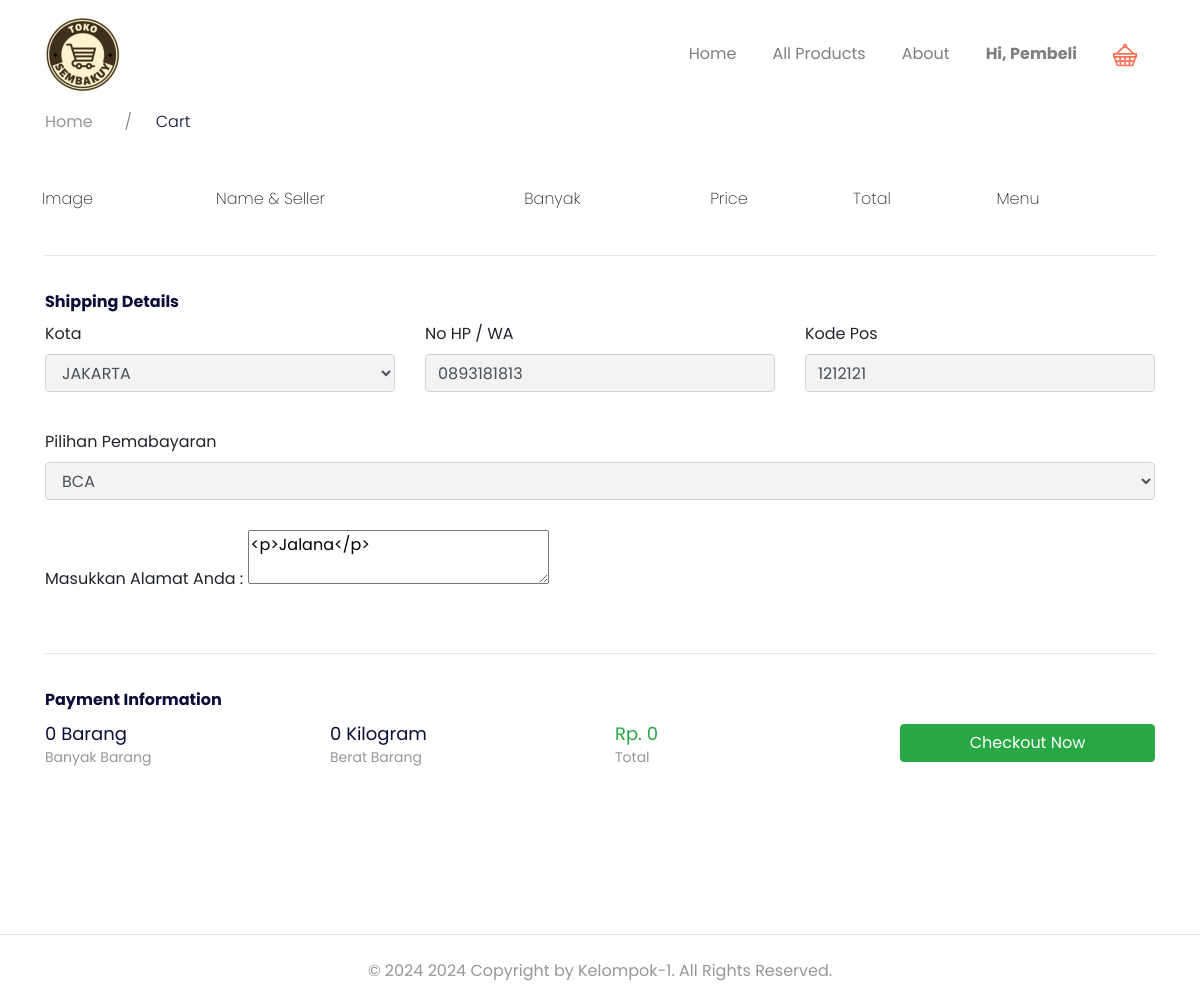
Screenshot of /cart.php (signed in) with the database file from the repository.
### tables this page shows
CREATE TABLE `users` (
  `id_user` int(11) NOT NULL,
  `name` varchar(255) NOT NULL,
  `email` varchar(255) NOT NULL,
  `password` varchar(255) NOT NULL,
  `address` text DEFAULT NULL,
  `phone_number` varchar(255) NOT NULL,
  `postal_code` varchar(191) NOT NULL,
  `roles` varchar(255) NOT NULL
);

### config/config.php (called while the page is built, shortened)
<?php
$host = 'localhost';
$user = 'root';
$password = '';
$dbname = 'imk_tugas';
$conn = mysqli_connect($host, $user, $password, $dbname);
function query($query)
{
    global $conn;
    $result = mysqli_query($conn, $query);
    $rows = [];
    while ($row = mysqli_fetch_assoc($result)) {
        $rows[] = $row;
    }
    return $rows;
}
function rows($query)
{
    global $conn;
    $result = mysqli_query($conn, $query);
    $rows = mysqli_num_rows($result);
    return $rows;
}
?>

### cart.php (the view, shortened to what this page needs)
<?php
require_once 'config/config.php';
?>
<!DOCTYPE html>
<html lang="en">
<head>
  <link href="https://unpkg.com/aos@2.3.1/dist/aos.css" rel="stylesheet" />
  <link href="assets/style/main.css" rel="stylesheet" />
</head>
<body>
  <nav
      class="navbar navbar-expand-lg navbar-light navbar-store fixed-top navbar-fixed-top"
      data-aos="fade-down"
  >
    <div class="container">
      <a href="index.php" class="navbar-brand" title="home">
        <img src="assets/images/logoN.png" class="w-50" alt="logo" />
      </a>
      <div class="collpase navbar-collapse" id="navbarResponsive">
        <ul class="navbar-nav ml-auto">
          <li class="nav-item">
            <a href="index.php" class="nav-link">Home</a>
          </li>
          <li class="nav-item">
            <a href="products.php" class="nav-link">All Products</a>
          </li>
          <li class="nav-item">
            <a href="about.php" class="nav-link">About</a>
          </li>
          <?php
          if (!isset($_SESSION["login"]) && !isset($_SESSION["user"])) : ?>
            <li class="nav-item">
              <a href="register.php" class="nav-link">Sign Up</a>
            </li>
            <li class="nav-item">
              <a
                href="login.php"
                class="btn btn-success nav-link px-4 text-white"
                >Sign In</a
              >
            </li>
          <?php else: ?>
            <li class="nav-item dropdown">
              <?php
                $id = $_SESSION["user"];
                $user = query("SELECT * FROM users WHERE id_user = $id")[0];
              ?>
                <a
                  href="#"
                  class="nav-link font-weight-bold"
                  id="navbarDropdown"
                  role="button"
                  data-toggle="dropdown"
                >
                  Hi, <?= $user["name"]; ?>
                </a>
            </li>
            <li class="nav-item">
              <?php
                $id = $user["id_user"];
                $carts = rows("SELECT * FROM carts WHERE user_id = $id");
              ?>
              <?php if ($carts >= 1) : ?>
                <a href="cart.php" class="nav-link d-inline-block">
                  <img
                    src="assets/images/shopping-cart-filled.svg"
                    alt="cart-empty"
                  />
                  <div class="cart-badge"><?= $carts; ?></div>
                </a>
              <?php else : ?>
                <a href="cart.php" class="nav-link d-inline-block">
                  <img
                    src="assets/images/icon-cart-empty.svg"
                    alt="cart-empty"
                  />
                </a>
              <?php endif; ?>
            </li>
          <?php endif;?>
        </ul>
      </div>
    </div>
  </nav>
  <div class="page-content page-cart">
    <section class="store-breadcrumb" data-aos="fade-down" data-aos-delay="100">
      <div class="container">
        <div class="row">
          <div class="col-12">
            <nav>
              <ol class="breadcrumb bg-transparent">
                <li class="breadcrumb-item">
                  <a href="/index.html">Home</a>
                </li>
                <li class="breadcrumb-item active">
                  Cart
                </li>
              </ol>
            </nav>
          </div>
        </div>
      </div>
    </section>
    <section class="store-cart">
      <div class="container">
        <div class="row" data-aos="fade-up" data-aos-delay="100">
          <div class="col-12 table-responsive">
            <table class="table table-borderless table-cart">
              <thead>
                <tr>
                  <th>Image</th>
                  <th>Name &amp; Seller</th>
                  <th>Banyak</th>
                  <th>Price</th>
                  <th>Total</th>
                  <th>Menu</th>
                </tr>
              </thead>
              <?php
                $banyak = 0;
                $berat = 0;
                $total = 0;
                ?>
            </table>
          </div>
        </div>
        <form action="" method="POST">
          <div class="row" data-aos="fade-up" data-aos-delay="150">
            <div class="col-12">
              <hr>
            </div>
            <div class="col-12">
              <h2>
                Shipping Details
              </h2>
            </div>
          </div>
          <div class="row mb-2" data-aos="fade-up" data-aos-delay="200">
            <div class="col-md-4">
              <div class="form-group">
                <label for="city">Kota</label>
                <select name="city" id="city" class="form-control" required>
                  <option value="JAKARTA">JAKARTA</option>
                </select>
              </div>
            </div>
            <div class="col-md-4">
              <div class="form-group">
                <label for="phone_number">No HP / WA</label>
                <input type="tel" name="phone_number" id="phone_number" class="form-control form-store" value="<?= $user["phone_number"] ?? ''; ?>" required>
              </div>
            </div>
            <div class="col-md-4">
              <div class="form-group">
                <label for="zip_code">Kode Pos</label>
                <input type="number" name="zip_code" id="zip_code" required value="<?= $user["postal_code"] ?? ''; ?>" class="form-control form-store">
              </div>
            </div>
            <div class="col-md-12 mt-2">
              <div class="form-group">
              <label for="rekening">Pilihan Pemabayaran</label>
                  <?php
                    $rekening = query("SELECT * FROM rekening_numbers");
                  ?>
                  <select name="rekening" id="rekening" class="form-control">
                    <?php foreach ($rekening as $r) : ?>
                      <option value="<?= $r["id_rekening"]; ?>"><?= $r["bank_name"]; ?></option>
                    <?php endforeach; ?>
                  </select>
              </div>
            </div>
            <?php if ($berat >= 10000) : ?>
              <div class="col-md-12 text-center my-4" id="alert-berat">
                <h5>Berat barang anda lebih dari <strong>10 Kilogram</strong></h5>
                <p class="text-muted">Apakah barang anda ingin di antar kami ?</p>
                <div class="custom-control custom-radio custom-control-inline">
                  <input type="radio" id="radioTrue" value="1" name="delivered" class="custom-control-input">
                  <label class="custom-control-label" for="radioTrue">Ya, Antar</label>
                </div>
                <div class="custom-control custom-radio custom-control-inline">
                  <input type="radio" id="radioFalse" value="0" name="delivered" class="custom-control-input">
                  <label class="custom-control-label" for="radioFalse">Tidak, Terimakasih</label>
                </div>
              </div>
              <?php else : ?>
              <div class="col-md-12">
                <div class="form-group">
                  <label for="alamat">Masukkan Alamat Anda :</label>
                  <textarea name="alamat" id="editor"><?= $user["address"] ?? ''; ?></textarea>
                </div>
              </div>
              <?php endif; ?>
          </div>
          <div class="row" data-aos="fade-up" data-aos-delay="150">
            <div class="col-12">
              <hr>
            </div>
            <div class="col-12">
              <h2 class="mb-2">
                Payment Information
              </h2>
            </div>
          </div>
          <div class="row justify-content-center" data-aos="fade-up" data-aos-delay="200">
            <div class="col-4 col-md-3">
              <div class="product-title"><?= number_format($banyak); ?> Barang</div>
              <div class="product-subtitle mb-3">Banyak Barang</div>
            </div>
            <div class="col-4 col-md-3">
              <div class="product-title"><?= $berat / 1000; ?> Kilogram</div>
              <div class="product-subtitle">Berat Barang</div>
            </div>
            <div class="col-4 col-md-3">
              <div class="product-title text-success">Rp. <?= number_format($total); ?></div>
              <div class="product-subtitle">Total</div>
            </div>
            <div class="col-8 col-md-3">
              <button type="submit" name="checkout" class="btn btn-success btn-block px-4 mt-1">Checkout Now</button>
            </div>
          </div>
        </form>
      </div>
    </section>
  </div>
    <footer>
      <div class=" container">
        <div class="row">
          <div class="col-12">
            <p class="pt-4 pb-2">&copy; <?= date('Y'); ?> 2024 Copyright by Kelompok-1. All Rights Reserved.</p>
          </div>
        </div>
      </div>
    </footer>
</body>
</html>

### rows the page displays
users: name "Pembeli", phone_number "0893181813", zip_code "1212121", alamat "<p>Jalana</p>"

### other values shown
$banyak "0"
$berat / 1000 "0"
$total "0"
form field rekening "BCA"
